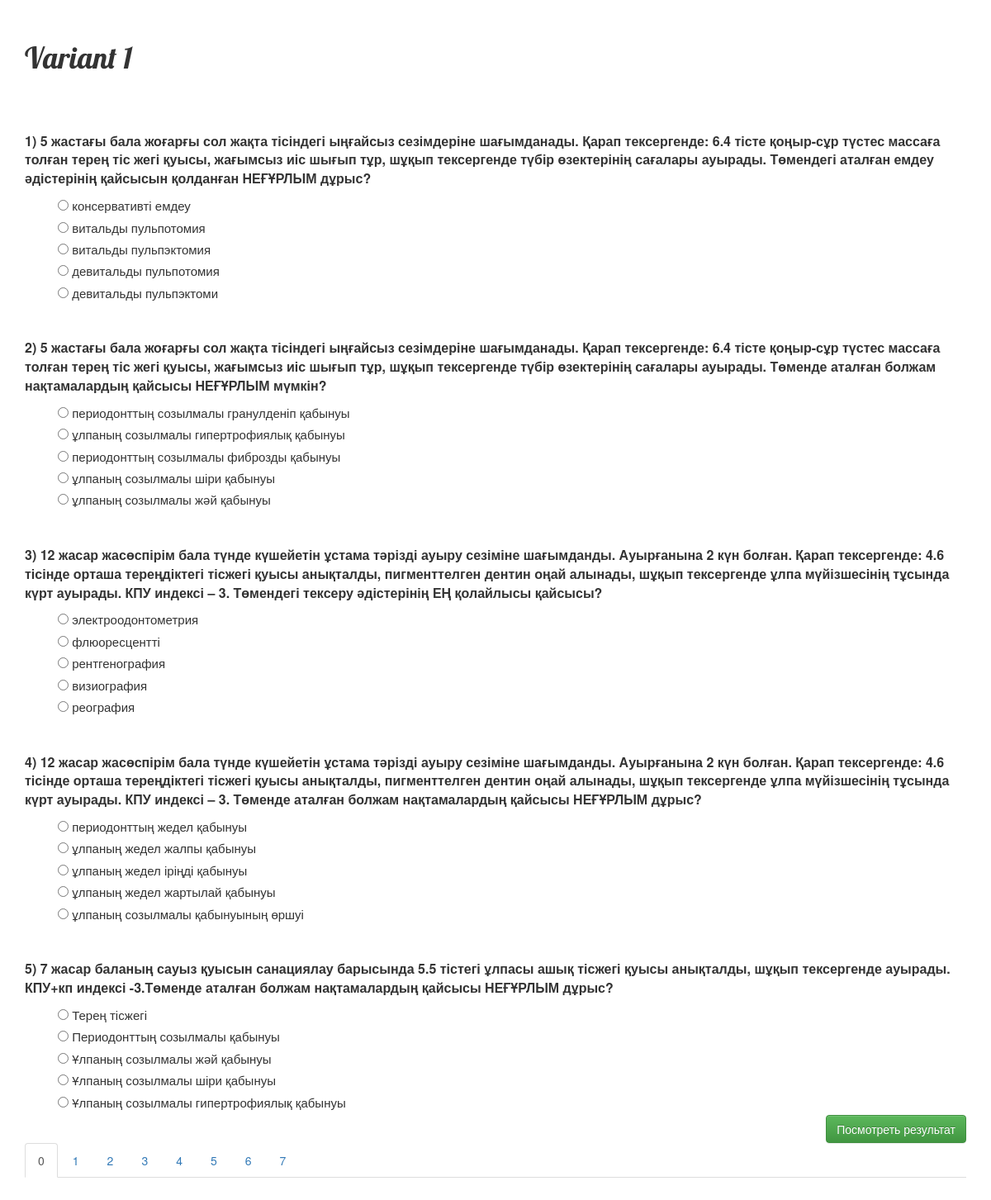
/variant/1156/, run on the app's committed database.
### testapp/models.py (models this page shows, shortened)
class Variant(models.Model):
    name = models.CharField(max_length=140, default='Вариант')
    tasks = models.ManyToManyField(Task, blank=True)

class Task(models.Model):
    question = models.ForeignKey(Question, blank=True, null=True)
    options = models.ManyToManyField(Answer, blank=True, related_name='options')
    answer_count = models.IntegerField(default=0)

class Question(models.Model):
    text = models.TextField()

class Answer(models.Model):
    text = models.TextField()
    isAnswer = models.BooleanField(default=False)
    userAnswer = False

### testapp/views.py (the view)
# urls.py: url(r'^variant/(?P<pk>\d+)/$', views.variant_detail, name='variant_detail'),
def variant_detail(request, pk):
    variant = get_object_or_404(Variant, pk=pk)
    taskList = variant.tasks.all()
    return render(request, 'testapp/variant_detail.html',
                  {'variant': variant, 'tasks': taskList, })

### testapp/templates/testapp/variant_detail.html (shortened to what this page needs)
{% load staticfiles %}
<html lang="en">
<head>
    <link rel="stylesheet" href="//maxcdn.bootstrapcdn.com/bootstrap/3.2.0/css/bootstrap.min.css">
    <link rel="stylesheet" href="//maxcdn.bootstrapcdn.com/bootstrap/3.2.0/css/bootstrap-theme.min.css">
    <link rel="stylesheet" href="{% static 'css/blog.css' %}">
</head>
<body>
<h1>{{ variant.name }}</h1>
<br>
<form action="{% url 'result' %}" method="post">
    <div class="tab-content">
        {% for task in tasks %}
            {% if forloop.counter0|divisibleby:5 %}
                {% if forloop.counter0 != 0 %}
                    </div>
                {% else %}
                    <div role="tabpanel" class="tab-pane active" id="{% widthratio forloop.counter0 5 1 %}_panel">
                {% endif %}
            {% endif %}
            <br><br>
            <p style="font-size: 16px" class="question">{{ forloop.counter }}) {{ task.question.text }}</p>
            {% for option in task.options.all %}
                <label style="font-size: 15px">
                    {% if task.answer_count > 1 %}
                        <input type="checkbox" name="{{task.pk}}" class="my_check" value="{{ option.pk }}">
                    {% else %}
                        <input type="radio" name="{{task.pk}}" class="my_radio" value="{{ option.pk }}">
                    {% endif %}
                    {{ option.text }}
                </label>
                <br>
            {% endfor %}
        {% endfor %}
    </div>
    <input class="pull-right btn btn-success" type="submit" value="Посмотреть результат"/>
</form>
<br>
<div>
    <ul class="nav nav-tabs" role="tablist">
        {% with pageid=1 %}
        {% for task in tasks %}
        {% if forloop.counter0|divisibleby:5 %}
        {% if forloop.counter0 == 0 %}
        <li role="presentation" class="active"><a href="#{% widthratio forloop.counter0 5 1 %}_panel"
                                                  aria-controls="{% widthratio forloop.counter0 5 1 %}_panel" role="tab"
                                                  data-toggle="tab">{% widthratio forloop.counter0 5 1 %}</a></li>
        {% else %}
        <li role="presentation"><a href="#{% widthratio forloop.counter0 5 1 %}_panel"
                                   aria-controls="{% widthratio forloop.counter0 5 1 %}_panel" role="tab"
                                   data-toggle="tab">{% widthratio forloop.counter0 5 1 %}</a></li>
        {% endif %}
        {% endif %}
        {% endfor %}
        {% endwith %}
    </ul>
</div>
</body>
</html>

### testapp/static/css/blog.css (style rules this page uses)
body { padding: 30px 30px 30px 30px; }
h1, h2, h3, h4 { font-family: 'Lobster', cursive; }
.question { font-weight: bold; }
label { font-weight: normal; margin-left: 40px; }

### data on the page
Variant: name "Variant 1"
Task: question.text "5 жастағы бала жоғарғы сол жақта тісіндегі ыңғайсыз сезімдеріне шағымданады. Қарап тексергенде: 6.4 тісте қоңыр-сұр түстес массаға толған терең тіс жегі қуысы, жағымсыз иіс шығып тұр, шұқып тексергенде түбір өзектерінің сағалары ауырады. Төмендегі аталған емдеу әдістерінің қайсысын қолданған НЕҒҰРЛЫМ дұрыс?", counter0 "0"
Answer: text "консервативті емдеу"
Answer: text "витальды пульпотомия"
Answer: text "витальды пульпэктомия"
Answer: text "девитальды пульпотомия"
Answer: text "девитальды пульпэктоми"
Task: question.text "5 жастағы бала жоғарғы сол жақта тісіндегі ыңғайсыз сезімдеріне шағымданады. Қарап тексергенде: 6.4 тісте қоңыр-сұр түстес массаға толған терең тіс жегі қуысы, жағымсыз иіс шығып тұр, шұқып тексергенде түбір өзектерінің сағалары ауырады. Төменде аталған болжам нақтамалардың қайсысы НЕҒҰРЛЫМ мүмкін?"
Answer: text "периодонттың созылмалы гранулденіп қабынуы"
Answer: text "ұлпаның созылмалы гипертрофиялық қабынуы"
Answer: text "периодонттың созылмалы фиброзды қабынуы"
Answer: text "ұлпаның созылмалы шіри қабынуы"
Answer: text "ұлпаның созылмалы жәй қабынуы"
Task: question.text "12 жасар жасөспірім бала түнде күшейетін ұстама тәрізді ауыру сезіміне шағымданды. Ауырғанына 2 күн болған. Қарап тексергенде: 4.6 тісінде орташа тереңдіктегі тісжегі қуысы анықталды, пигменттелген дентин оңай алынады, шұқып тексергенде ұлпа мүйізшесінің тұсында күрт ауырады. КПУ индексі – 3. Төмендегі тексеру әдістерінің ЕҢ қолайлысы қайсысы?"
Answer: text "электроодонтометрия"
Answer: text "флюоресцентті"
Answer: text "рентгенография"
Answer: text "визиография"
Answer: text "реография"
Task: question.text "12 жасар жасөспірім бала түнде күшейетін ұстама тәрізді ауыру сезіміне шағымданды. Ауырғанына 2 күн болған. Қарап тексергенде: 4.6 тісінде орташа тереңдіктегі тісжегі қуысы анықталды, пигменттелген дентин оңай алынады, шұқып тексергенде ұлпа мүйізшесінің тұсында күрт ауырады. КПУ индексі – 3. Төменде аталған болжам нақтамалардың қайсысы НЕҒҰРЛЫМ дұрыс?"
Answer: text "периодонттың жедел қабынуы"
Answer: text "ұлпаның жедел жалпы қабынуы"
Answer: text "ұлпаның жедел іріңді қабынуы"
Answer: text "ұлпаның жедел жартылай қабынуы"
Answer: text "ұлпаның созылмалы қабынуының өршуі"
Task: question.text "7 жасар баланың сауыз қуысын санациялау барысында 5.5 тістегі ұлпасы ашық тісжегі қуысы анықталды, шұқып тексергенде ауырады. КПУ+кп индексі -3.Төменде аталған болжам нақтамалардың қайсысы НЕҒҰРЛЫМ дұрыс?"
Answer: text "Терең тісжегі"
Answer: text "Периодонттың созылмалы қабынуы"
Answer: text "Ұлпаның созылмалы жәй қабынуы"
Answer: text "Ұлпаның созылмалы шіри қабынуы"
Answer: text "Ұлпаның созылмалы гипертрофиялық қабынуы"
Task: counter0 "1"
Task: counter0 "2"
Task: counter0 "3"
Task: counter0 "4"
Task: counter0 "5"
Task: counter0 "6"
Task: counter0 "7"
